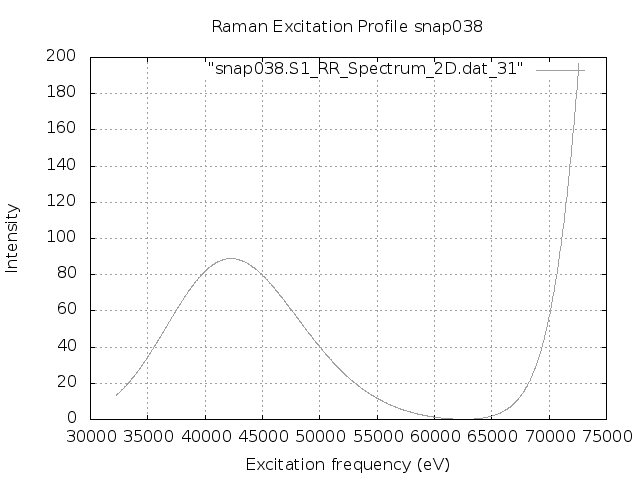

Write gnuplot code to recreate this figure.
set terminal png
set output "snap038.S1.REP.png"
set xlabel 'Excitation frequency (eV)'
set ylabel 'Intensity'
set title "Raman Excitation Profile snap038"
set grid
set autoscale
plot "snap038.S1_RR_Spectrum_2D.dat_31" with lines lc "blue"
exit
